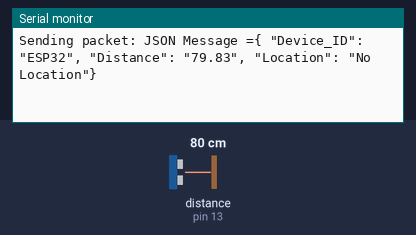
Simulated run of this sketch. Board: Arduino Uno, built with avr-gcc and run on an emulated ATmega328P. On the bench: the last lines printed to the serial monitor. Wiring (inferred from the names in the program): ultrasonic range finder: trigger pin 12; echo pin 13. The test bench sets the inputs (shaded band); at power-on: distance to the obstacle (sensor on pin 13) 80 cm. The echo pulse lasts 58.3 µs per cm; no radio packets arrive unless stated.

Above: at 10.8 s.
10.9 s: distance to the obstacle (sensor on pin 13) set to 2 cm
At 20.7 s:
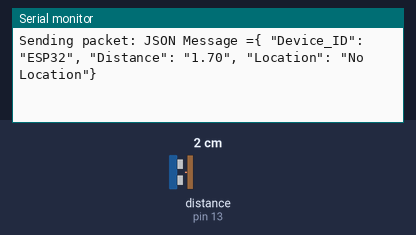
20.9 s: distance to the obstacle (sensor on pin 13) set to 4 cm
At 31.0 s:
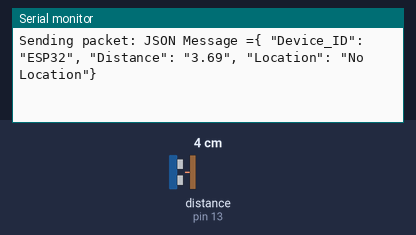
Timing chart, 0 to 32.5 s (numbered marks = the images above; inputs shaded):
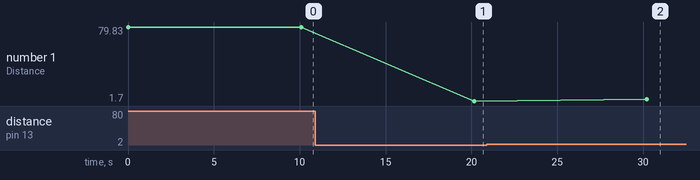

Measured:
- after the input at 10.9 s, the serial monitor: prints a new line after 9.3 s (image 1)
- after the input at 20.9 s, the serial monitor: prints a new line after 9.3 s (image 2)
- plotted number 1: 79.83 → 1.7 after the input at 10.9 s, 1.7 → 3.69 after the input at 20.9 s

The sketch:

LoRaSenderDistance.ino
```cpp
#include <SPI.h>
#include <LoRa.h>


//define the pins used by the transceiver module
#define ss 5
#define rst 14
#define dio0 2

const int trigPin = 12;
const int echoPin = 13;

void setup() {
    //initialize Serial Monitor
    pinMode(trigPin, OUTPUT); // Sets the trigPin as an Output
    pinMode(echoPin, INPUT); // Sets the echoPin as an Input

    Serial.begin(115200);
    while (!Serial);
    Serial.println("LoRa Sender");

    LoRa.setPins(ss, rst, dio0);

    while (!LoRa.begin(922.52E6)) {
      Serial.println(".");
    delay(500);
  }

  LoRa.setSyncWord(0xF3);
  Serial.println("LoRa Initializing OK!");

}

void loop() {

    //Sending a LOW pulse to clear the trigPin
    //and sets the trigger to a HIGH pulse for 10 microseconds
    digitalWrite(trigPin, LOW);
    delayMicroseconds(5);
    digitalWrite(trigPin, HIGH);
    delayMicroseconds(10);
    digitalWrite(trigPin, LOW);


    // Reads the echoPin, returns the sound wave travel time in microseconds
    float duration = pulseIn(echoPin, HIGH);

    // Calculating the distance
    float distance= (duration/2) / 29.1;

    Serial.print("Sending packet: ");
    //Serial.print("Ketinggian Air : ");
    //Serial.println(distance);

    String myString = String(distance);

    String message = "{ \"Device_ID\": \"ESP32\", \"Distance\": \"" + myString + "\", \"Location\": \"No Location\"}";

    Serial.print("JSON Message =");
    Serial.println(message);

    //Send LoRa packet to receiver
    LoRa.beginPacket();
    LoRa.print(message);
    LoRa.endPacket();
    delay(10000);
}
```
